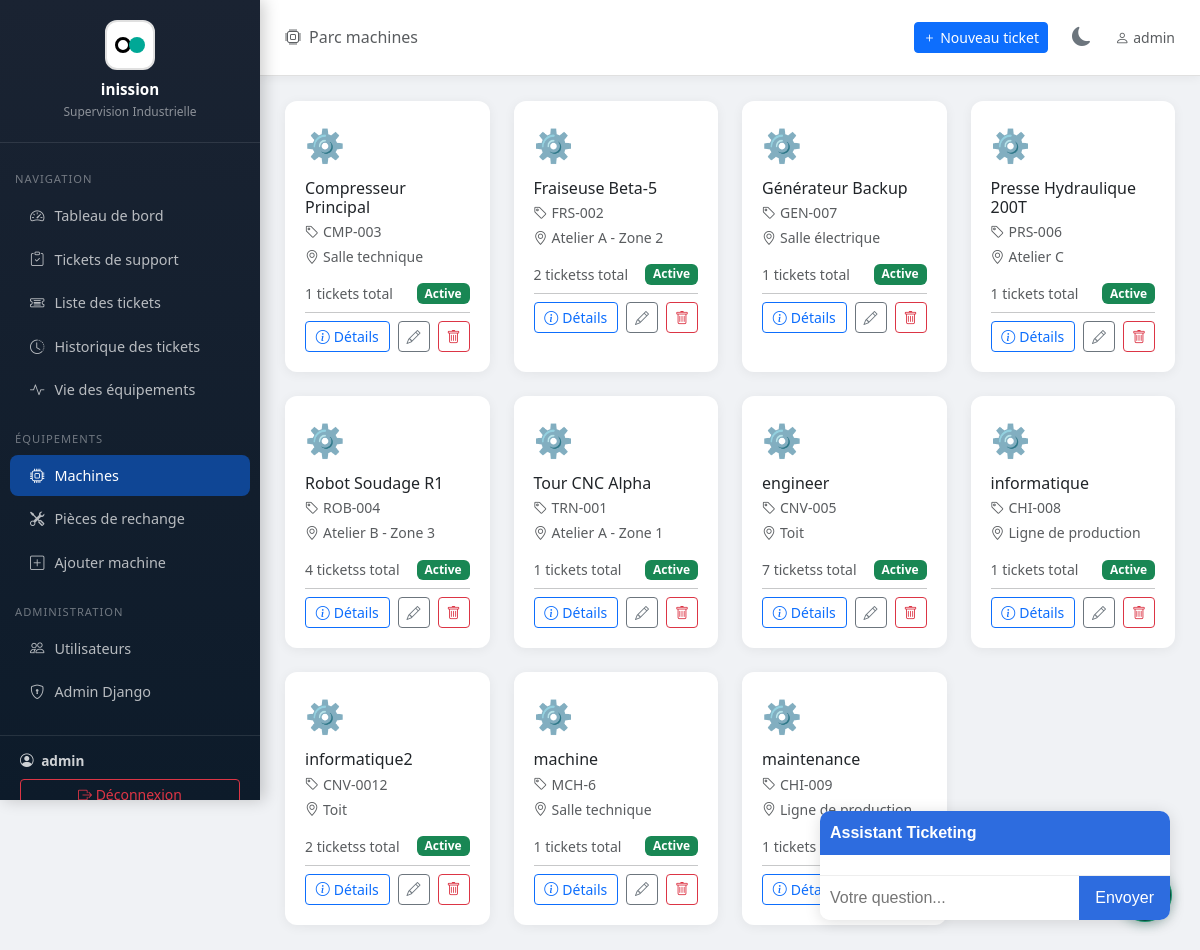
/machines/ (signed in), run on an earlier commit of the app's database.
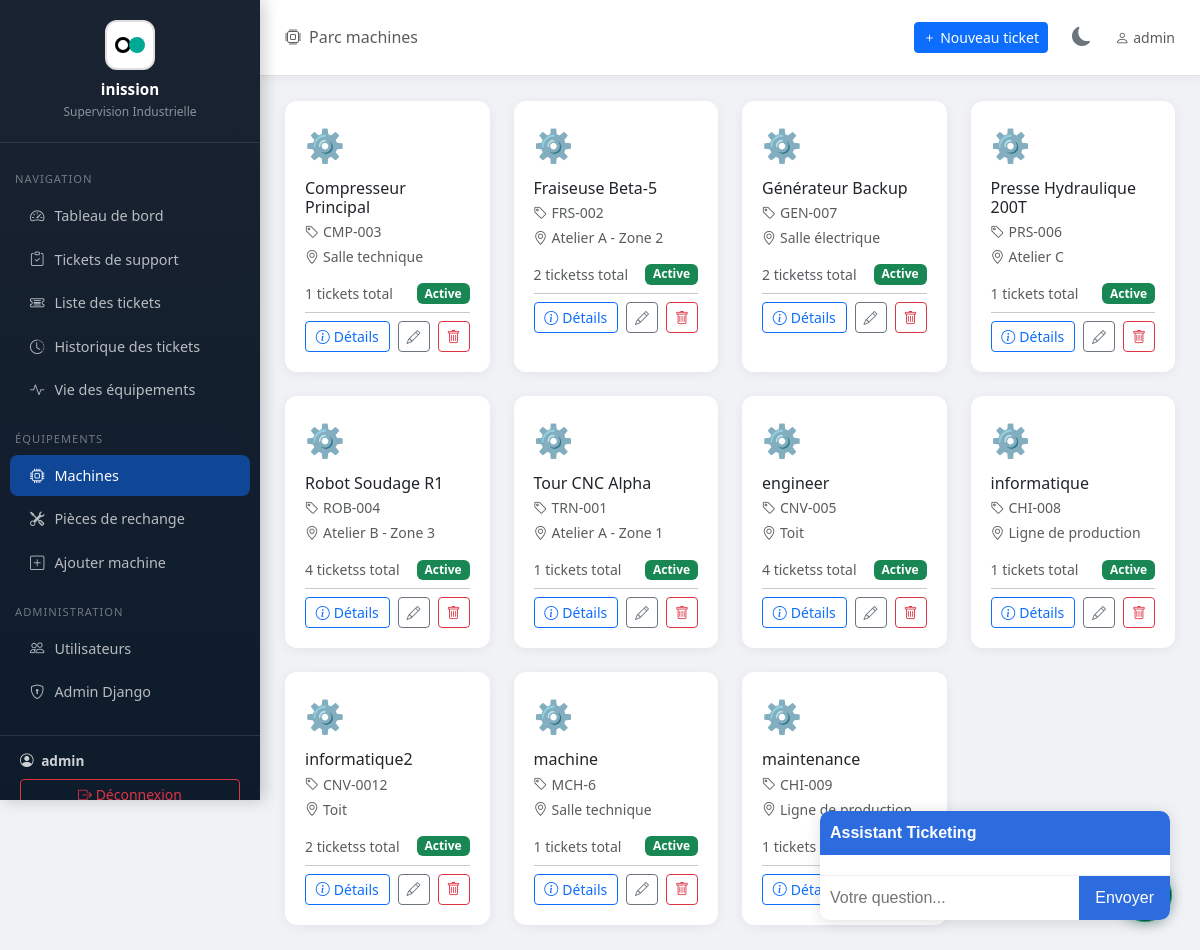
And on a later commit of the database.
### tickets/models.py (models this page shows, shortened)
class Machine(models.Model):
    nom = models.CharField(max_length=200, verbose_name="Nom de la machine")
    reference = models.CharField(max_length=100, unique=True, verbose_name="Référence")
    localisation = models.CharField(max_length=200, verbose_name="Localisation / Zone")
    description = models.TextField(blank=True, verbose_name="Description")
    actif = models.BooleanField(default=True, verbose_name="Active")
    date_installation = models.DateField(null=True, blank=True, verbose_name="Date d'installation")
    department = models.ForeignKey('Department', on_delete=models.SET_NULL, null=True, blank=True, verbose_name="Département associé")
    operator = models.ForeignKey('OperatorProfile', on_delete=models.SET_NULL, null=True, blank=True, verbose_name="Opérateur assigné")
    manuel_pdf = models.FileField(upload_to='machines/manuals/', blank=True, null=True, verbose_name="Manuel d'utilisation (PDF)")
    manuel_texte = models.TextField(blank=True, null=True, verbose_name="Manuel d'utilisation (texte)")
    class Meta:
        verbose_name = "Machine"
        verbose_name_plural = "Machines"
        ordering = ['nom']

### tickets/views.py (the view, shortened to what this page needs)
# urls.py: path('machines/', views.machine_list, name='machine_list'),
@login_required
def machine_list(request):
    user = request.user
    profile = getattr(user, 'operatorprofile', None)
    if is_admin_or_supervisor(user):
        if profile and profile.role == 'superviseur' and profile.department:
            machines_qs = Machine.objects.filter(department=profile.department).annotate(
                nb_demandes=Count('ticketsupport'),
                nb_ouvertes=Count('ticketsupport', filter=Q(ticketsupport__statut__in=['en_attente', 'validee', 'en_cours']))
            ).order_by('nom')
        else:
            machines_qs = Machine.objects.annotate(
                nb_demandes=Count('ticketsupport'),
                nb_ouvertes=Count('ticketsupport', filter=Q(ticketsupport__statut__in=['en_attente', 'validee', 'en_cours']))
            ).order_by('nom')
    paginator = Paginator(machines_qs, 24)
    page = request.GET.get('page')
    try:
        machines = paginator.page(page)
    except PageNotAnInteger:
        machines = paginator.page(1)
    except EmptyPage:
        machines = paginator.page(paginator.num_pages)
    return render(request, 'tickets/machine_list.html', {'machines': machines, 'paginator': paginator})

### tickets/templatetags/permissions.py (called while the page is built)
@register.filter
def is_admin_or_supervisor(user):
    if user.is_superuser or user.is_staff:
        return True
    profile = getattr(user, 'operatorprofile', None)
    return profile and profile.role == 'superviseur'

### tickets/views.py (called while the page is built)
def is_admin_or_supervisor(user):
    if user.is_superuser or user.is_staff:
        return True
    profile = getattr(user, 'operatorprofile', None)
    return profile and profile.role == 'superviseur'

### tickets/templates/tickets/machine_list.html (shortened to what this page needs)
{% extends 'tickets/base.html' %}
{% load permissions %}
{% block page_title %}<i class="bi bi-cpu me-2"></i>Parc machines{% endblock %}
{% block content %}
<div class="row g-4">
    {% for machine in machines %}
    <div class="col-md-4 col-lg-3">
        <div class="stat-card h-100" data-machine-id="{{ machine.pk }}" style="position:relative;">
            <div style="font-size:2rem;margin-bottom:10px;">
                {% if machine.actif %}⚙️{% else %}🔴{% endif %}
            </div>
            <h6 class="mb-1">{{ machine.nom }}</h6>
            <p class="text-muted small mb-1">
                <i class="bi bi-tag me-1"></i>{{ machine.reference }}
            </p>
            <p class="text-muted small mb-3">
                <i class="bi bi-geo-alt me-1"></i>{{ machine.localisation }}
            </p>
            <div class="d-flex justify-content-between align-items-center">
                <small class="text-muted" data-field="nb_demandes">{{ machine.nb_demandes }} tickets{{ machine.nb_demandes|pluralize }} total</small>
                <span class="badge {% if machine.actif %}bg-success{% else %}bg-secondary{% endif %}" data-field="status">
                    {% if machine.actif %}Active{% else %}Inactive{% endif %}
                </span>
            </div>
            <hr class="my-2">
            <div class="d-flex gap-2">
                <button class="btn btn-sm btn-outline-primary flex-grow-1"
                        data-bs-toggle="modal"
                        data-bs-target="#machineDetailModal"
                        data-machine-id="{{ machine.pk }}">
                    <i class="bi bi-info-circle me-1"></i>Détails
                </button>
                <a href="{% url 'machine_edit' machine.pk %}" class="btn btn-sm btn-outline-secondary">
                    <i class="bi bi-pencil"></i>
                </a>
                {% if user.is_superuser %}
                <a href="{% url 'machine_delete' machine.pk %}" class="btn btn-sm btn-outline-danger"
                   onclick="return confirm('Êtes-vous sûr de vouloir supprimer cette machine ?');">
                    <i class="bi bi-trash"></i>
                </a>
                {% endif %}
            </div>
        </div>
    </div>
    {% empty %}
    <div class="col-12 text-center py-5 text-muted">
        <i class="bi bi-cpu" style="font-size:4rem;display:block;margin-bottom:15px;"></i>
        Aucune machine enregistrée.<br>
        <a href="{% url 'machine_create' %}" class="btn btn-primary mt-3">Ajouter la première machine</a>
    </div>
    {% endfor %}
</div>
{% endblock %}

What changed in the data, as far as the page shows it:
computed for Machine "Générateur Backup": nb_demandes "1" → "2"
changed Machine "engineer": nb_demandes "7" → "4"
